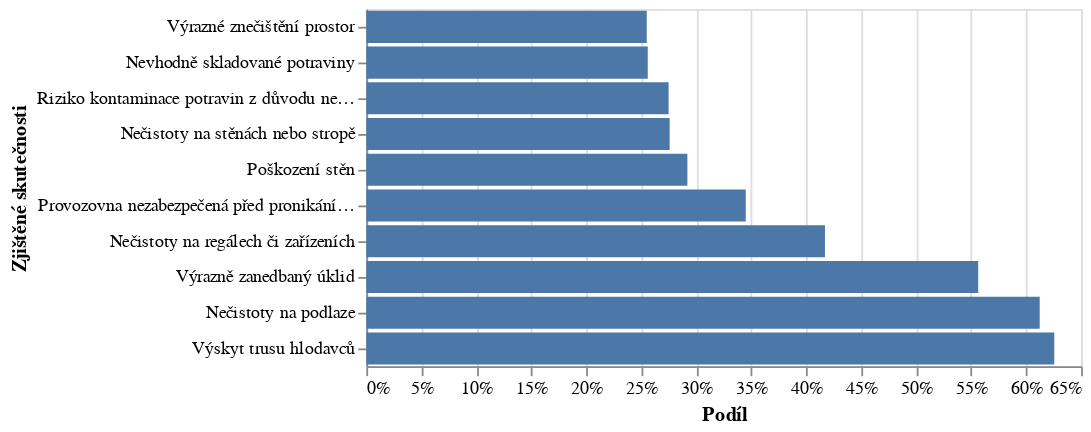

The notebook cell saved with this chart:
### Code cell
alt.Chart(sorted_offenses_freq_df.iloc[:10, :]).mark_bar().encode(
    alt.Y('zjistena_skutecnost:N', sort='x', title='Zjištěné skutečnosti'),
    alt.X('cetnost:Q', axis=alt.Axis(format='%'), title='Podíl'),
    )

### Figure 1 — Vega-Lite specification as saved in the notebook (floating-point values rounded to 4 significant figures)
{"config": {"view": {"continuousWidth": 400, "continuousHeight": 300}}, "data": {"name": "data-1a9475547caa08675f110b21578c5b86"}, "mark": "bar", "encoding": {"x": {"axis": {"format": "%"}, "field": "cetnost", "title": "Podíl", "type": "quantitative"}, "y": {"field": "zjistena_skutecnost", "sort": "x", "title": "Zjištěné skutečnosti", "type": "nominal"}}, "$schema": "https://vega.github.io/schema/vega-lite/v4.17.0.json", "datasets": {"data-1a9475547caa08675f110b21578c5b86": [{"zjistena_skutecnost": "Výskyt trusu hlodavců", "cetnost": 0.6256}, {"zjistena_skutecnost": "Nečistoty na podlaze", "cetnost": 0.6123}, {"zjistena_skutecnost": "Výrazně zanedbaný úklid", "cetnost": 0.5564}, {"zjistena_skutecnost": "Nečistoty na regálech či zařízeních", "cetnost": 0.4171}, {"zjistena_skutecnost": "Provozovna nezabezpečená před pronikáním škůdců", "cetnost": 0.345}, {"zjistena_skutecnost": "Poškození stěn", "cetnost": 0.2919}, {"zjistena_skutecnost": "Nečistoty na stěnách nebo stropě", "cetnost": 0.2758}, {"zjistena_skutecnost": "Riziko kontaminace potravin z důvodu nevyhovujících prostor", "cetnost": 0.2749}, {"zjistena_skutecnost": "Nevhodně skladované potraviny", "cetnost": 0.2559}, {"zjistena_skutecnost": "Výrazné znečištění prostor", "cetnost": 0.255}]}}
